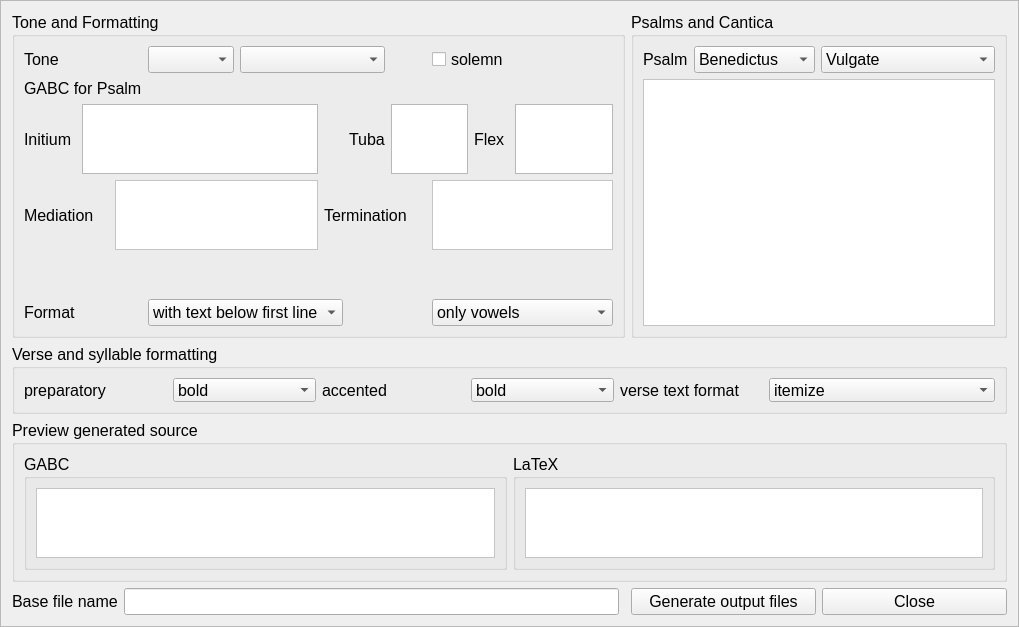
<?xml version="1.0" encoding="UTF-8"?>
<ui version="4.0">
 <class>napsalm</class>
 <widget class="QFrame" name="napsalm">
  <property name="geometry">
   <rect>
    <x>0</x>
    <y>0</y>
    <width>963</width>
    <height>625</height>
   </rect>
  </property>
  <property name="font">
   <font>
    <family>Ubuntu</family>
    <pointsize>12</pointsize>
   </font>
  </property>
  <property name="windowTitle">
   <string>Psalm Tone Wizard</string>
  </property>
  <property name="autoFillBackground">
   <bool>true</bool>
  </property>
  <property name="frameShape">
   <enum>QFrame::StyledPanel</enum>
  </property>
  <property name="frameShadow">
   <enum>QFrame::Raised</enum>
  </property>
  <layout class="QGridLayout" name="gridLayout_4">
   <item row="1" column="0" colspan="6">
    <widget class="QGroupBox" name="verseformat">
     <property name="minimumSize">
      <size>
       <width>0</width>
       <height>70</height>
      </size>
     </property>
     <property name="font">
      <font>
       <pointsize>12</pointsize>
      </font>
     </property>
     <property name="title">
      <string>Verse and syllable formatting</string>
     </property>
     <layout class="QHBoxLayout" name="horizontalLayout_3">
      <item>
       <widget class="QLabel" name="preparatoryL">
        <property name="font">
         <font>
          <family>Ubuntu</family>
          <pointsize>12</pointsize>
         </font>
        </property>
        <property name="text">
         <string>preparatory</string>
        </property>
       </widget>
      </item>
      <item>
       <widget class="QComboBox" name="preparatoryCB">
        <property name="font">
         <font>
          <pointsize>12</pointsize>
         </font>
        </property>
        <property name="autoFillBackground">
         <bool>true</bool>
        </property>
        <item>
         <property name="text">
          <string>bold</string>
         </property>
        </item>
        <item>
         <property name="text">
          <string>italic</string>
         </property>
        </item>
        <item>
         <property name="text">
          <string>underlined</string>
         </property>
        </item>
        <item>
         <property name="text">
          <string>accented</string>
         </property>
        </item>
       </widget>
      </item>
      <item>
       <widget class="QLabel" name="accentedL">
        <property name="font">
         <font>
          <family>Ubuntu</family>
          <pointsize>12</pointsize>
         </font>
        </property>
        <property name="text">
         <string>accented</string>
        </property>
       </widget>
      </item>
      <item>
       <widget class="QComboBox" name="accentedCB">
        <property name="font">
         <font>
          <pointsize>12</pointsize>
         </font>
        </property>
        <property name="autoFillBackground">
         <bool>true</bool>
        </property>
        <item>
         <property name="text">
          <string>bold</string>
         </property>
        </item>
        <item>
         <property name="text">
          <string>italic</string>
         </property>
        </item>
        <item>
         <property name="text">
          <string>underlined</string>
         </property>
        </item>
        <item>
         <property name="text">
          <string>accented</string>
         </property>
        </item>
       </widget>
      </item>
      <item>
       <widget class="QLabel" name="textformatL">
        <property name="font">
         <font>
          <family>Ubuntu</family>
          <pointsize>12</pointsize>
         </font>
        </property>
        <property name="text">
         <string>verse text format</string>
        </property>
       </widget>
      </item>
      <item>
       <widget class="QComboBox" name="textformatCB">
        <property name="font">
         <font>
          <pointsize>12</pointsize>
         </font>
        </property>
        <property name="autoFillBackground">
         <bool>true</bool>
        </property>
        <item>
         <property name="text">
          <string>itemize</string>
         </property>
        </item>
        <item>
         <property name="text">
          <string>enumerate</string>
         </property>
        </item>
        <item>
         <property name="text">
          <string>paragraph</string>
         </property>
        </item>
        <item>
         <property name="text">
          <string>paragraph with indentations</string>
         </property>
        </item>
        <item>
         <property name="text">
          <string>mutlicols</string>
         </property>
        </item>
       </widget>
      </item>
     </layout>
    </widget>
   </item>
   <item row="3" column="0" colspan="2">
    <widget class="QLabel" name="label">
     <property name="font">
      <font>
       <family>Ubuntu</family>
       <pointsize>12</pointsize>
      </font>
     </property>
     <property name="text">
      <string>Base file name</string>
     </property>
    </widget>
   </item>
   <item row="3" column="2">
    <widget class="QLineEdit" name="basefileLE">
     <property name="font">
      <font>
       <pointsize>12</pointsize>
      </font>
     </property>
     <property name="toolTip">
      <string>will be used as base file name for gabc and auxiliary tex file</string>
     </property>
    </widget>
   </item>
   <item row="2" column="0" colspan="6">
    <widget class="QGroupBox" name="preview">
     <property name="font">
      <font>
       <pointsize>12</pointsize>
      </font>
     </property>
     <property name="title">
      <string>Preview generated source</string>
     </property>
     <layout class="QHBoxLayout" name="horizontalLayout_2">
      <item>
       <widget class="QGroupBox" name="previewGABCG">
        <property name="font">
         <font>
          <pointsize>12</pointsize>
         </font>
        </property>
        <property name="title">
         <string>GABC</string>
        </property>
        <layout class="QGridLayout" name="gridLayout_3">
         <item row="0" column="0">
          <widget class="QTextEdit" name="gabcPreviewE">
           <property name="font">
            <font>
             <family>Ubuntu Mono</family>
             <pointsize>12</pointsize>
             <weight>50</weight>
             <italic>false</italic>
             <bold>false</bold>
            </font>
           </property>
           <property name="styleSheet">
            <string notr="true">background-color: rgb(255, 255, 255);
font: 12pt &quot;Ubuntu Mono&quot;;</string>
           </property>
          </widget>
         </item>
        </layout>
       </widget>
      </item>
      <item>
       <widget class="QGroupBox" name="previewTeXG">
        <property name="font">
         <font>
          <pointsize>12</pointsize>
         </font>
        </property>
        <property name="title">
         <string>LaTeX</string>
        </property>
        <layout class="QHBoxLayout" name="horizontalLayout">
         <item>
          <widget class="QTextEdit" name="latexPreviewE">
           <property name="font">
            <font>
             <family>Ubuntu</family>
             <pointsize>12</pointsize>
             <weight>50</weight>
             <italic>false</italic>
             <bold>false</bold>
            </font>
           </property>
           <property name="styleSheet">
            <string notr="true">background-color: rgb(255, 255, 255);
font: 12pt &quot;Ubuntu&quot;;</string>
           </property>
          </widget>
         </item>
        </layout>
       </widget>
      </item>
     </layout>
    </widget>
   </item>
   <item row="3" column="4">
    <widget class="QPushButton" name="generateButton">
     <property name="font">
      <font>
       <family>Ubuntu</family>
       <pointsize>12</pointsize>
      </font>
     </property>
     <property name="text">
      <string>Generate output files</string>
     </property>
     <property name="icon">
      <iconset resource="naprog.qrc">
       <normaloff>:/images/gabctopdf.png</normaloff>:/images/gabctopdf.png</iconset>
     </property>
    </widget>
   </item>
   <item row="3" column="5">
    <widget class="QPushButton" name="closeButton">
     <property name="font">
      <font>
       <family>Ubuntu</family>
       <pointsize>12</pointsize>
      </font>
     </property>
     <property name="text">
      <string>Close</string>
     </property>
     <property name="icon">
      <iconset resource="naprog.qrc">
       <normaloff>:/images/exit.png</normaloff>:/images/exit.png</iconset>
     </property>
    </widget>
   </item>
   <item row="0" column="4" colspan="2">
    <widget class="QGroupBox" name="psalm">
     <property name="font">
      <font>
       <pointsize>12</pointsize>
      </font>
     </property>
     <property name="title">
      <string>Psalms and Cantica</string>
     </property>
     <layout class="QGridLayout" name="gridLayout_2">
      <item row="0" column="0">
       <widget class="QLabel" name="psalmL">
        <property name="font">
         <font>
          <family>Ubuntu</family>
          <pointsize>12</pointsize>
         </font>
        </property>
        <property name="text">
         <string>Psalm</string>
        </property>
       </widget>
      </item>
      <item row="0" column="1">
       <widget class="QComboBox" name="psalmCBm">
        <property name="font">
         <font>
          <family>Ubuntu</family>
          <pointsize>12</pointsize>
         </font>
        </property>
        <property name="autoFillBackground">
         <bool>true</bool>
        </property>
        <item>
         <property name="text">
          <string>Benedictus</string>
         </property>
        </item>
        <item>
         <property name="text">
          <string>Magnificat</string>
         </property>
        </item>
        <item>
         <property name="text">
          <string>Nunc dimittis</string>
         </property>
        </item>
       </widget>
      </item>
      <item row="0" column="2">
       <widget class="QComboBox" name="psalmCBalt">
        <property name="font">
         <font>
          <family>Ubuntu</family>
          <pointsize>12</pointsize>
         </font>
        </property>
        <property name="autoFillBackground">
         <bool>true</bool>
        </property>
        <item>
         <property name="text">
          <string>Vulgate</string>
         </property>
        </item>
        <item>
         <property name="text">
          <string>Vulgate in lent</string>
         </property>
        </item>
        <item>
         <property name="text">
          <string>Nova Vulgata</string>
         </property>
        </item>
        <item>
         <property name="text">
          <string>Nova Vulgata in lent</string>
         </property>
        </item>
       </widget>
      </item>
      <item row="1" column="0" colspan="3">
       <widget class="QPlainTextEdit" name="psalmText">
        <property name="font">
         <font>
          <family>Ubuntu</family>
          <pointsize>12</pointsize>
          <weight>50</weight>
          <italic>false</italic>
          <bold>false</bold>
         </font>
        </property>
        <property name="styleSheet">
         <string notr="true">background-color: rgb(255, 255, 255);
font: 12pt &quot;Ubuntu&quot;;</string>
        </property>
       </widget>
      </item>
     </layout>
    </widget>
   </item>
   <item row="0" column="0" colspan="4">
    <widget class="QGroupBox" name="tonenformat">
     <property name="font">
      <font>
       <pointsize>12</pointsize>
      </font>
     </property>
     <property name="title">
      <string>Tone and Formatting</string>
     </property>
     <layout class="QGridLayout" name="gridLayout">
      <item row="0" column="0">
       <widget class="QLabel" name="toneL">
        <property name="font">
         <font>
          <family>Ubuntu</family>
          <pointsize>12</pointsize>
         </font>
        </property>
        <property name="text">
         <string>Tone</string>
        </property>
       </widget>
      </item>
      <item row="0" column="3">
       <widget class="QComboBox" name="toneCBm">
        <property name="font">
         <font>
          <family>Ubuntu</family>
          <pointsize>12</pointsize>
         </font>
        </property>
        <property name="autoFillBackground">
         <bool>true</bool>
        </property>
       </widget>
      </item>
      <item row="0" column="4" colspan="3">
       <widget class="QComboBox" name="toneVariant">
        <property name="minimumSize">
         <size>
          <width>10</width>
          <height>0</height>
         </size>
        </property>
        <property name="font">
         <font>
          <family>Ubuntu</family>
          <pointsize>12</pointsize>
         </font>
        </property>
        <property name="autoFillBackground">
         <bool>true</bool>
        </property>
        <property name="editable">
         <bool>false</bool>
        </property>
        <property name="currentIndex">
         <number>-1</number>
        </property>
        <property name="duplicatesEnabled">
         <bool>true</bool>
        </property>
       </widget>
      </item>
      <item row="0" column="8" colspan="2">
       <widget class="QCheckBox" name="toneSolemn">
        <property name="font">
         <font>
          <family>Ubuntu</family>
          <pointsize>12</pointsize>
         </font>
        </property>
        <property name="text">
         <string>solemn</string>
        </property>
       </widget>
      </item>
      <item row="0" column="10">
       <widget class="QLabel" name="toneClef">
        <property name="font">
         <font>
          <family>Ubuntu</family>
          <pointsize>12</pointsize>
          <weight>75</weight>
          <italic>true</italic>
          <bold>true</bold>
         </font>
        </property>
        <property name="text">
         <string/>
        </property>
        <property name="alignment">
         <set>Qt::AlignLeading|Qt::AlignLeft|Qt::AlignTop</set>
        </property>
        <property name="wordWrap">
         <bool>true</bool>
        </property>
       </widget>
      </item>
      <item row="1" column="0" colspan="3">
       <widget class="QLabel" name="toneGABCL">
        <property name="font">
         <font>
          <family>Ubuntu</family>
          <pointsize>12</pointsize>
         </font>
        </property>
        <property name="text">
         <string>GABC for Psalm</string>
        </property>
       </widget>
      </item>
      <item row="2" column="0">
       <widget class="QLabel" name="initL">
        <property name="font">
         <font>
          <family>Ubuntu</family>
          <pointsize>12</pointsize>
         </font>
        </property>
        <property name="text">
         <string>Initium</string>
        </property>
       </widget>
      </item>
      <item row="2" column="1" colspan="4">
       <widget class="QTextEdit" name="initText">
        <property name="font">
         <font>
          <family>Ubuntu Mono</family>
          <weight>50</weight>
          <italic>false</italic>
          <bold>false</bold>
         </font>
        </property>
       </widget>
      </item>
      <item row="2" column="6">
       <widget class="QLabel" name="tubaL">
        <property name="font">
         <font>
          <family>Ubuntu</family>
          <pointsize>12</pointsize>
         </font>
        </property>
        <property name="text">
         <string>Tuba</string>
        </property>
       </widget>
      </item>
      <item row="2" column="7" colspan="2">
       <widget class="QTextEdit" name="tubaText">
        <property name="font">
         <font>
          <family>Ubuntu Mono</family>
          <weight>50</weight>
          <italic>false</italic>
          <bold>false</bold>
         </font>
        </property>
       </widget>
      </item>
      <item row="2" column="9">
       <widget class="QLabel" name="flexL">
        <property name="font">
         <font>
          <family>Ubuntu</family>
          <pointsize>12</pointsize>
         </font>
        </property>
        <property name="text">
         <string>Flex</string>
        </property>
       </widget>
      </item>
      <item row="2" column="10">
       <widget class="QTextEdit" name="flexText">
        <property name="font">
         <font>
          <family>Ubuntu Mono</family>
          <weight>50</weight>
          <italic>false</italic>
          <bold>false</bold>
         </font>
        </property>
       </widget>
      </item>
      <item row="3" column="0" colspan="2">
       <widget class="QLabel" name="mediationL">
        <property name="font">
         <font>
          <family>Ubuntu</family>
          <pointsize>12</pointsize>
         </font>
        </property>
        <property name="text">
         <string>Mediation</string>
        </property>
       </widget>
      </item>
      <item row="3" column="2" colspan="3">
       <widget class="QTextEdit" name="mediationText">
        <property name="font">
         <font>
          <family>Ubuntu Mono</family>
          <pointsize>12</pointsize>
          <weight>50</weight>
          <italic>false</italic>
          <bold>false</bold>
         </font>
        </property>
        <property name="styleSheet">
         <string notr="true">background-color: rgb(255, 255, 255);
font: 12pt &quot;Ubuntu Mono&quot;;</string>
        </property>
       </widget>
      </item>
      <item row="3" column="5" colspan="3">
       <widget class="QLabel" name="terminationL">
        <property name="font">
         <font>
          <family>Ubuntu</family>
          <pointsize>12</pointsize>
         </font>
        </property>
        <property name="text">
         <string>Termination</string>
        </property>
       </widget>
      </item>
      <item row="3" column="8" colspan="3">
       <widget class="QTextEdit" name="terminationText">
        <property name="font">
         <font>
          <family>Ubuntu Mono</family>
          <pointsize>12</pointsize>
          <weight>50</weight>
          <italic>false</italic>
          <bold>false</bold>
         </font>
        </property>
        <property name="styleSheet">
         <string notr="true">background-color: rgb(255, 255, 255);
font: 12pt &quot;Ubuntu Mono&quot;;</string>
        </property>
        <property name="acceptRichText">
         <bool>false</bool>
        </property>
       </widget>
      </item>
      <item row="4" column="0">
       <widget class="QLabel" name="toneMediationL">
        <property name="font">
         <font>
          <family>Ubuntu</family>
          <pointsize>12</pointsize>
         </font>
        </property>
        <property name="text">
         <string>&lt;html&gt;&lt;head/&gt;&lt;body&gt;&lt;p&gt;&lt;br/&gt;&lt;/p&gt;&lt;/body&gt;&lt;/html&gt;</string>
        </property>
        <property name="wordWrap">
         <bool>true</bool>
        </property>
       </widget>
      </item>
      <item row="5" column="0">
       <widget class="QLabel" name="formatL">
        <property name="font">
         <font>
          <family>Ubuntu</family>
          <pointsize>12</pointsize>
         </font>
        </property>
        <property name="text">
         <string>Format</string>
        </property>
       </widget>
      </item>
      <item row="5" column="3" colspan="3">
       <widget class="QComboBox" name="formatCBm">
        <property name="font">
         <font>
          <pointsize>12</pointsize>
         </font>
        </property>
        <item>
         <property name="text">
          <string>with text below first line</string>
         </property>
        </item>
        <item>
         <property name="text">
          <string>all verses with notes</string>
         </property>
        </item>
       </widget>
      </item>
      <item row="5" column="8" colspan="3">
       <widget class="QComboBox" name="formatCBalt">
        <property name="font">
         <font>
          <pointsize>12</pointsize>
         </font>
        </property>
        <item>
         <property name="text">
          <string>only vowels</string>
         </property>
        </item>
        <item>
         <property name="text">
          <string>with puncta cava</string>
         </property>
        </item>
        <item>
         <property name="text">
          <string>repeat intonation</string>
         </property>
        </item>
       </widget>
      </item>
     </layout>
    </widget>
   </item>
  </layout>
 </widget>
 <resources>
  <include location="naprog.qrc"/>
 </resources>
 <connections/>
</ui>
